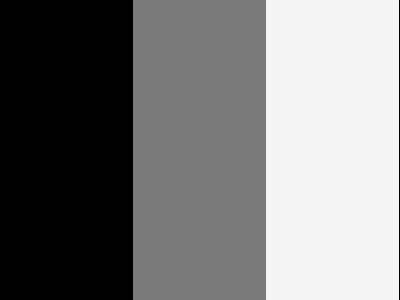
#> input picture hpcOpenmp/toto.pnm, 400 x 300 px
$ python hpcOpencvBlur.py ../../hpcOpenmp/toto.pnm out.png 100 3
#> lines starting #> are read from the running program, lines starting #| are printed output that depends on the picture
#!/usr/bin/env python3

import cv2 as cv
import time
import sys

if __name__ == '__main__':

    # arguments
    if len(sys.argv) != 5:
        print("usage:", sys.argv[0], "<filename> <outfile> <filtersize> <nbruns>")
        sys.exit(-1)
    FILENAME = sys.argv[1]
    OUTFILE = sys.argv[2]
    FILTERSIZE = int(sys.argv[3]);
    NBRUNS = int(sys.argv[4]);

    # load input image
    imgIn = cv.imread(FILENAME)
#> imgIn is the input picture: shape (300, 400, 3); min 0, max 245, mean 122
    if imgIn.size == 0:
        print("failed to load", FILENAME)
        sys.exit(-1)

    t0 = time.time()

    # blur
    imgBlur = imgIn.copy();

    for i in range(0, NBRUNS) :
        imgOut = cv.blur(imgBlur, (FILTERSIZE, FILTERSIZE))
#> this loop made 3 passes
#> pass 1, `imgOut = cv.blur(imgBlur, (FILTERSIZE, FILTERSIZE))`:
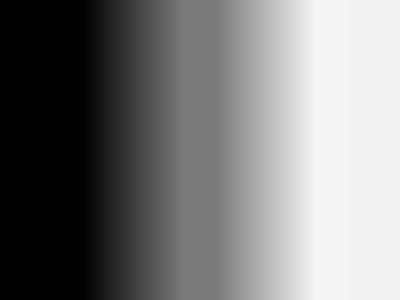
#> imgOut: shape (300, 400, 3); min 0, max 245, mean 122.1

    t1 = time.time()

    # outputs
    print("time:", t1 - t0, "s")
    cv.imwrite(OUTFILE, imgOut)
